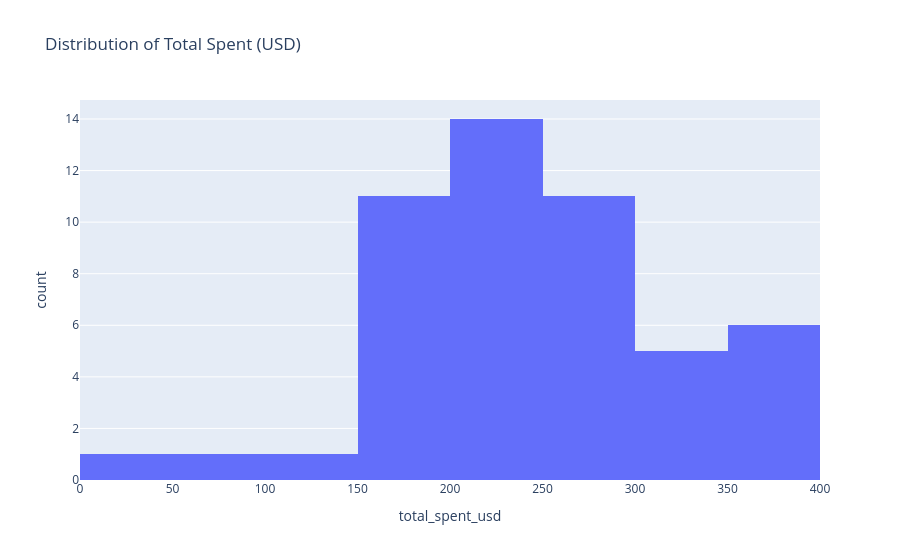
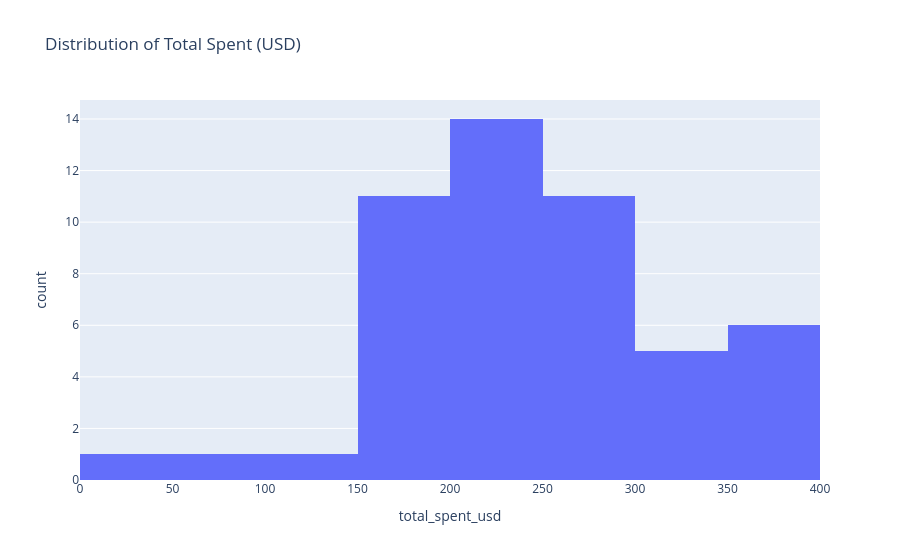
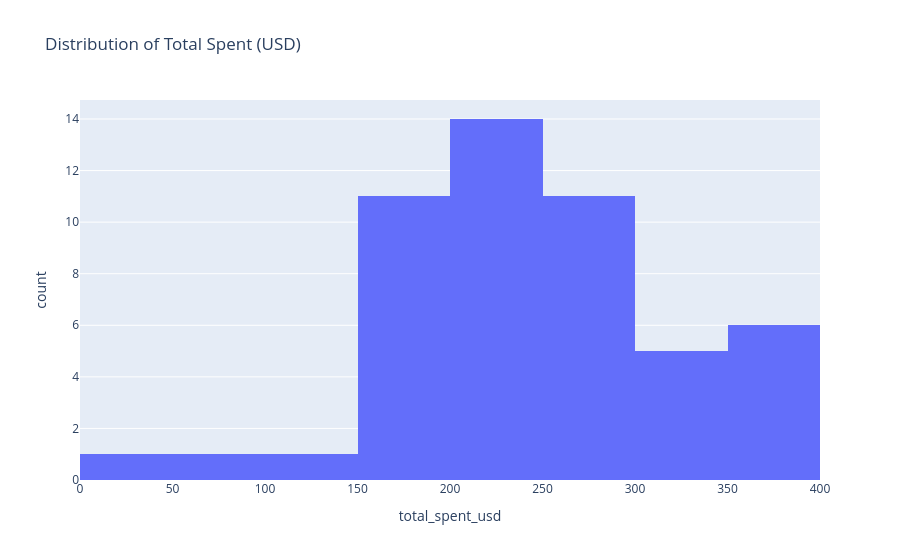
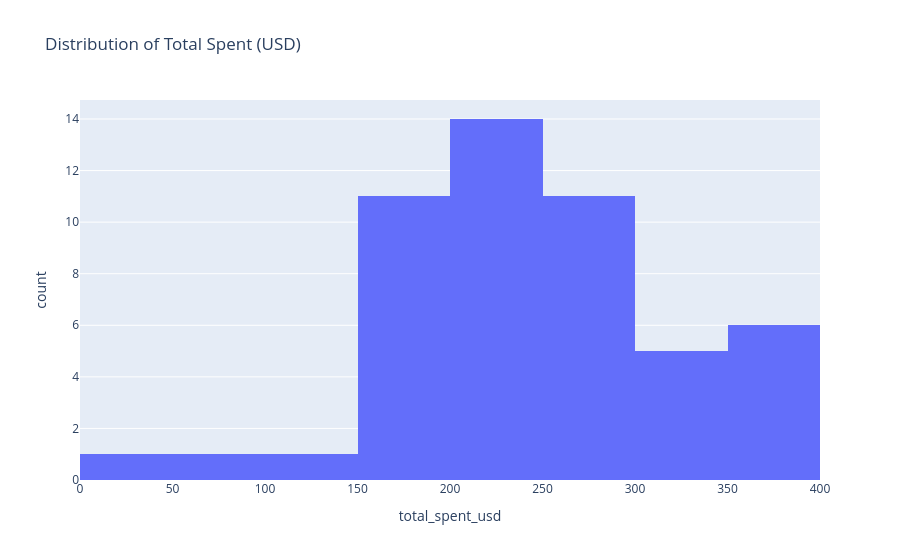

Write notebook code for charts like these, in order.
### Code cell
import sys
import pandas as pd

try:
    import plotly.express as px
except ModuleNotFoundError:
    !{sys.executable} -m pip install plotly
    import plotly.express as px

if 'bakery' not in globals():
    try:
        import plotly.express as px
    except ModuleNotFoundError:
        !{sys.executable} -m pip install plotly
        import plotly.express as px

    if 'bakery' not in globals():
        bakery = pd.read_csv("../lesson-1-2-types-of-data/bakery_customers.csv")

    fig = px.histogram(
        bakery,
        x="total_spent_usd",
        nbins=15,
        title="Distribution of Total Spent (USD)",
    )
    fig.show()
    fig.show()

fig = px.histogram(
    bakery,
    x="total_spent_usd",
    nbins=15,
    title="Distribution of Total Spent (USD)",
)
fig.show()
fig.show()

### Figure 1 — Plotly figure (JSON) as saved in the notebook; plotly's stock layout.template omitted (floating-point values rounded to 4 significant figures)
{"data": [{"bingroup": "x", "hovertemplate": "total_spent_usd=%{x}<br>count=%{y}<extra></extra>", "legendgroup": "", "marker": {"color": "#636efa", "pattern": {"shape": ""}}, "name": "", "nbinsx": 15, "orientation": "v", "showlegend": false, "type": "histogram", "x": [351.9, 226.6, 37.59, 277.6, 218.4, 226.9, 286.2, 236.7, 267.2, 88.21, 174.6, 362.3, 248.5, 116.1, 164.2, 170.6, 258.2, 215.4, 197.3, 250.3, 288.2, 229.3, 204.0, 216.3, 277.2, 249.4, 311.4, 158.0, 188.0, 311.9, 185.8, 360.7, 362.4, 361.4, 179.6, 256.1, 210.5, 323.9, 386.5, 319.9, 250.7, 220.8, 301.9, 152.2, 292.9, 176.8, 299.6, 237.1, 218.9, 179.2], "xaxis": "x", "yaxis": "y"}], "layout": {"barmode": "relative", "legend": {"tracegroupgap": 0}, "title": {"text": "Distribution of Total Spent (USD)"}, "xaxis": {"anchor": "y", "domain": [0, 1], "title": {"text": "total_spent_usd"}}, "yaxis": {"anchor": "x", "domain": [0, 1], "title": {"text": "count"}}}}

### Figure 2 — Plotly figure (JSON) as saved in the notebook; plotly's stock layout.template omitted (floating-point values rounded to 4 significant figures)
{"data": [{"bingroup": "x", "hovertemplate": "total_spent_usd=%{x}<br>count=%{y}<extra></extra>", "legendgroup": "", "marker": {"color": "#636efa", "pattern": {"shape": ""}}, "name": "", "nbinsx": 15, "orientation": "v", "showlegend": false, "type": "histogram", "x": [351.9, 226.6, 37.59, 277.6, 218.4, 226.9, 286.2, 236.7, 267.2, 88.21, 174.6, 362.3, 248.5, 116.1, 164.2, 170.6, 258.2, 215.4, 197.3, 250.3, 288.2, 229.3, 204.0, 216.3, 277.2, 249.4, 311.4, 158.0, 188.0, 311.9, 185.8, 360.7, 362.4, 361.4, 179.6, 256.1, 210.5, 323.9, 386.5, 319.9, 250.7, 220.8, 301.9, 152.2, 292.9, 176.8, 299.6, 237.1, 218.9, 179.2], "xaxis": "x", "yaxis": "y"}], "layout": {"barmode": "relative", "legend": {"tracegroupgap": 0}, "title": {"text": "Distribution of Total Spent (USD)"}, "xaxis": {"anchor": "y", "domain": [0, 1], "title": {"text": "total_spent_usd"}}, "yaxis": {"anchor": "x", "domain": [0, 1], "title": {"text": "count"}}}}

### Figure 3 — Plotly figure (JSON) as saved in the notebook; plotly's stock layout.template omitted (floating-point values rounded to 4 significant figures)
{"data": [{"bingroup": "x", "hovertemplate": "total_spent_usd=%{x}<br>count=%{y}<extra></extra>", "legendgroup": "", "marker": {"color": "#636efa", "pattern": {"shape": ""}}, "name": "", "nbinsx": 15, "orientation": "v", "showlegend": false, "type": "histogram", "x": [351.9, 226.6, 37.59, 277.6, 218.4, 226.9, 286.2, 236.7, 267.2, 88.21, 174.6, 362.3, 248.5, 116.1, 164.2, 170.6, 258.2, 215.4, 197.3, 250.3, 288.2, 229.3, 204.0, 216.3, 277.2, 249.4, 311.4, 158.0, 188.0, 311.9, 185.8, 360.7, 362.4, 361.4, 179.6, 256.1, 210.5, 323.9, 386.5, 319.9, 250.7, 220.8, 301.9, 152.2, 292.9, 176.8, 299.6, 237.1, 218.9, 179.2], "xaxis": "x", "yaxis": "y"}], "layout": {"barmode": "relative", "legend": {"tracegroupgap": 0}, "title": {"text": "Distribution of Total Spent (USD)"}, "xaxis": {"anchor": "y", "domain": [0, 1], "title": {"text": "total_spent_usd"}}, "yaxis": {"anchor": "x", "domain": [0, 1], "title": {"text": "count"}}}}

### Figure 4 — Plotly figure (JSON) as saved in the notebook; plotly's stock layout.template omitted (floating-point values rounded to 4 significant figures)
{"data": [{"bingroup": "x", "hovertemplate": "total_spent_usd=%{x}<br>count=%{y}<extra></extra>", "legendgroup": "", "marker": {"color": "#636efa", "pattern": {"shape": ""}}, "name": "", "nbinsx": 15, "orientation": "v", "showlegend": false, "type": "histogram", "x": [351.9, 226.6, 37.59, 277.6, 218.4, 226.9, 286.2, 236.7, 267.2, 88.21, 174.6, 362.3, 248.5, 116.1, 164.2, 170.6, 258.2, 215.4, 197.3, 250.3, 288.2, 229.3, 204.0, 216.3, 277.2, 249.4, 311.4, 158.0, 188.0, 311.9, 185.8, 360.7, 362.4, 361.4, 179.6, 256.1, 210.5, 323.9, 386.5, 319.9, 250.7, 220.8, 301.9, 152.2, 292.9, 176.8, 299.6, 237.1, 218.9, 179.2], "xaxis": "x", "yaxis": "y"}], "layout": {"barmode": "relative", "legend": {"tracegroupgap": 0}, "title": {"text": "Distribution of Total Spent (USD)"}, "xaxis": {"anchor": "y", "domain": [0, 1], "title": {"text": "total_spent_usd"}}, "yaxis": {"anchor": "x", "domain": [0, 1], "title": {"text": "count"}}}}
